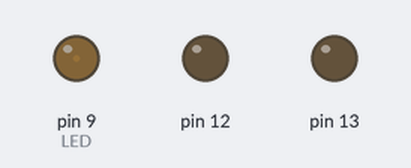
The sketch below on a simulated Arduino Uno, built with avr-gcc and run on an emulated ATmega328P. On the bench: output pins drawn as LEDs (lit = HIGH).

Above: at 0.05 s.
At 0.6 s:
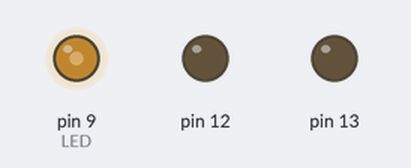
At 1.15 s:
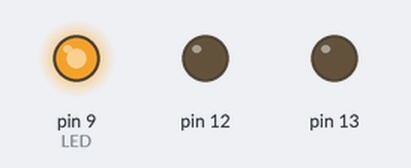
At 2.3 s:
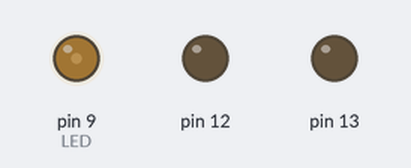
Timing chart, 0 to 5.9 s (numbered marks = the images above):
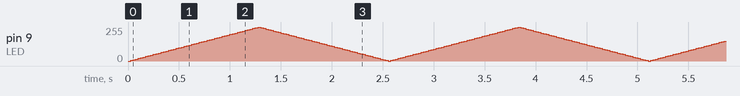

The sketch:

fading.ino
```cpp
int LED = 9; //Das Wort „LED“ steht jetzt für den Wert 9.

int helligkeit = 0; //Das Wort „helligkeit“ steht nun für den Wert, der bei der PWM ausgegeben wird. Die Zahl 0 ist dabei nur ein beliebiger Startwert.

int fadeschritte = 5; //fadeschritte: bestimmt die Geschwindigkeit des „fadens“.


void setup() {
  // put your setup code here, to run once:
  pinMode(13, OUTPUT);
  pinMode(12, OUTPUT);
  pinMode(LED, OUTPUT);//Der Pin mit der LED (Pin9) ist ein Ausgang
}

void loop() {
  analogWrite(LED, helligkeit);
  helligkeit = helligkeit + fadeschritte;
  delay(25);
  if (helligkeit == 0 || helligkeit == 255)
  {
    fadeschritte = -fadeschritte ;
  }
}
```
